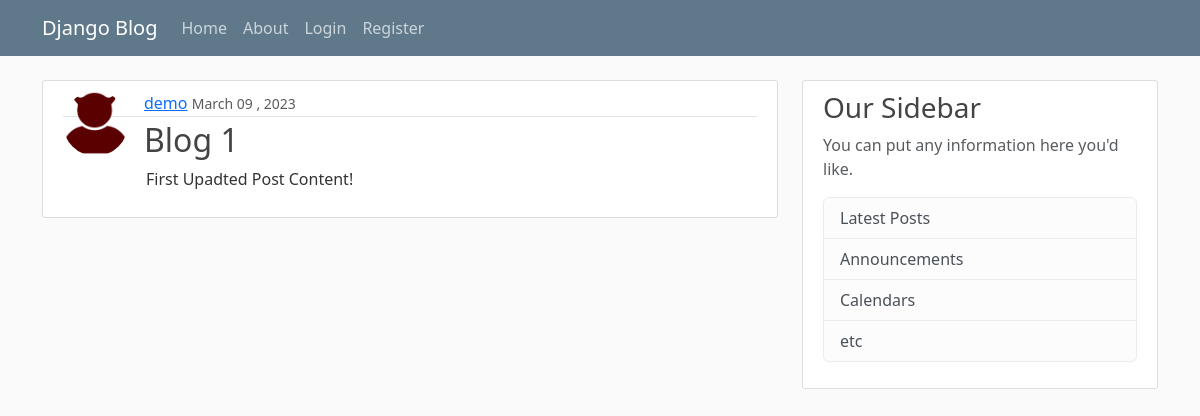
The app's page /post/1/ with its own data.
### blog/models.py (models this page shows, shortened)
class Post(models.Model):
    title=models.CharField(max_length=100)
    content=models.TextField()
    date_posted=models.DateTimeField(default=timezone.now)
    author=models.ForeignKey(User,on_delete=models.CASCADE)

### users/models.py (models this page shows, shortened)
class Profile(models.Model):
    user=models.OneToOneField(User,on_delete=models.CASCADE)
    image=models.ImageField(default='default.jpg',upload_to='profile_pics')

### blog/views.py (the view)
# urls.py: path('post/<int:pk>/',PostDetailView.as_view(),name='post-detail'),
class PostDetailView(DetailView):
    model = Post

### blog/templates/blog/post_detail.html (shortened to what this page needs)
{% extends 'blog/base.html' %}
{% block content %}
<article class="media content-section">
    <img class='rounded-circle article-img' src="{{ post.author.profile.image.url }}" alt="" style="float: left;">
    <div class="media-body">
        <div class="article-metadata">
            <a class="mr-2" href="{% url 'user-post' object.author.username %}">{{ object.author }}</a>
            <small class="text-muted">{{ object.date_posted|date:'F d , Y' }}</small>
        </div>
        <h2 class="article-title">{{ object.title }}</h2>
        <p class="article-content" style="margin-left: 83px;">{{ object.content }}</p>
    </div>
</article>
{% endblock content %}

### blog/static/blog/main.css (style rules this page uses)
body { background: #fafafa; color: #333333; margin-top: 5rem; }
h1, h2, h3, h4, h5, h6 { color: #444444; }
.content-section { background: #ffffff; padding: 10px 20px; border: 1px solid #dddddd; border-radius: 3px; margin-bottom: 20px; }
.article-title { color: #444444; }
.article-content { white-space: pre-line; }
.article-img { height: 65px; width: 65px; margin-right: 16px; }
.article-metadata { padding-bottom: 1px; margin-bottom: 4px; border-bottom: 1px solid #e3e3e3 }

### records on screen
Post: author.profile.image (picture), author "demo", date_posted "March 09 , 2023", title "Blog 1", content "First Upadted Post Content!"
